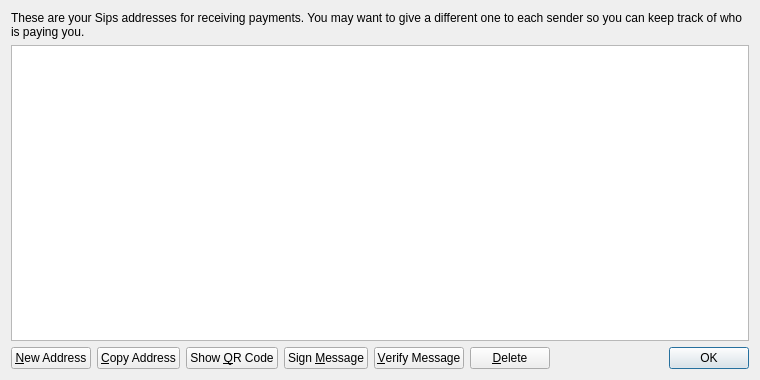
<?xml version="1.0" encoding="UTF-8"?>
<ui version="4.0">
 <class>AddressBookPage</class>
 <widget class="QWidget" name="AddressBookPage">
  <property name="geometry">
   <rect>
    <x>0</x>
    <y>0</y>
    <width>760</width>
    <height>380</height>
   </rect>
  </property>
  <property name="windowTitle">
   <string>Address Book</string>
  </property>
  <layout class="QVBoxLayout" name="verticalLayout">
   <item>
    <widget class="QLabel" name="labelExplanation">
     <property name="text">
      <string>These are your Sips addresses for receiving payments. You may want to give a different one to each sender so you can keep track of who is paying you.</string>
     </property>
     <property name="textFormat">
      <enum>Qt::PlainText</enum>
     </property>
     <property name="wordWrap">
      <bool>true</bool>
     </property>
    </widget>
   </item>
   <item>
    <widget class="QTableView" name="tableView">
     <property name="contextMenuPolicy">
      <enum>Qt::CustomContextMenu</enum>
     </property>
     <property name="toolTip">
      <string>Double-click to edit address or label</string>
     </property>
     <property name="tabKeyNavigation">
      <bool>false</bool>
     </property>
     <property name="selectionMode">
      <enum>QAbstractItemView::SingleSelection</enum>
     </property>
     <property name="selectionBehavior">
      <enum>QAbstractItemView::SelectRows</enum>
     </property>
     <property name="sortingEnabled">
      <bool>true</bool>
     </property>
     <attribute name="verticalHeaderVisible">
      <bool>false</bool>
     </attribute>
    </widget>
   </item>
   <item>
    <layout class="QHBoxLayout" name="horizontalLayout">
     <item>
      <widget class="QPushButton" name="newAddressButton">
       <property name="toolTip">
        <string>Create a new address</string>
       </property>
       <property name="text">
        <string>&amp;New Address</string>
       </property>
      </widget>
     </item>
     <item>
      <widget class="QPushButton" name="copyToClipboard">
       <property name="toolTip">
        <string>Copy the currently selected address to the system clipboard</string>
       </property>
       <property name="text">
        <string>&amp;Copy Address</string>
       </property>
      </widget>
     </item>
     <item>
      <widget class="QPushButton" name="showQRCode">
       <property name="text">
        <string>Show &amp;QR Code</string>
       </property>
      </widget>
     </item>
     <item>
      <widget class="QPushButton" name="signMessage">
       <property name="toolTip">
        <string>Sign a message to prove you own a Sips address</string>
       </property>
       <property name="text">
        <string>Sign &amp;Message</string>
       </property>
      </widget>
     </item>
     <item>
      <widget class="QPushButton" name="verifyMessage">
       <property name="toolTip">
        <string>Verify a message to ensure it was signed with a specified Sips address</string>
       </property>
       <property name="text">
        <string>&amp;Verify Message</string>
       </property>
      </widget>
     </item>
     <item>
      <widget class="QPushButton" name="deleteButton">
       <property name="toolTip">
        <string>Delete the currently selected address from the list</string>
       </property>
       <property name="text">
        <string>&amp;Delete</string>
       </property>
      </widget>
     </item>
     <item>
      <spacer name="horizontalSpacer">
       <property name="orientation">
        <enum>Qt::Horizontal</enum>
       </property>
       <property name="sizeHint" stdset="0">
        <size>
         <width>40</width>
         <height>20</height>
        </size>
       </property>
      </spacer>
     </item>
     <item>
      <widget class="QDialogButtonBox" name="buttonBox">
       <property name="sizePolicy">
        <sizepolicy hsizetype="Maximum" vsizetype="Fixed">
         <horstretch>0</horstretch>
         <verstretch>0</verstretch>
        </sizepolicy>
       </property>
       <property name="standardButtons">
        <set>QDialogButtonBox::Ok</set>
       </property>
      </widget>
     </item>
    </layout>
   </item>
  </layout>
 </widget>
 <resources>
  <include location="../bitcoin.qrc"/>
 </resources>
 <connections/>
</ui>
